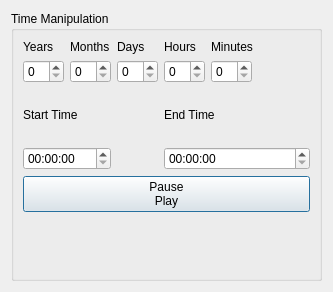
<?xml version="1.0" encoding="UTF-8"?>
<ui version="4.0">
 <class>Dialog</class>
 <widget class="QDialog" name="Dialog">
  <property name="geometry">
   <rect>
    <x>0</x>
    <y>0</y>
    <width>333</width>
    <height>292</height>
   </rect>
  </property>
  <property name="windowTitle">
   <string>Dialog</string>
  </property>
  <layout class="QGridLayout" name="gridLayout">
   <item row="0" column="0">
    <widget class="QGroupBox" name="time_manipulation_group_box">
     <property name="sizePolicy">
      <sizepolicy hsizetype="Preferred" vsizetype="Preferred">
       <horstretch>0</horstretch>
       <verstretch>0</verstretch>
      </sizepolicy>
     </property>
     <property name="title">
      <string>Time Manipulation</string>
     </property>
     <layout class="QGridLayout" name="gridLayout_7">
      <item row="1" column="3">
       <widget class="QSpinBox" name="hours_selector_2">
        <property name="toolTip">
         <string>Hours</string>
        </property>
       </widget>
      </item>
      <item row="0" column="3">
       <widget class="QLabel" name="hours_label_2">
        <property name="sizePolicy">
         <sizepolicy hsizetype="Preferred" vsizetype="Fixed">
          <horstretch>0</horstretch>
          <verstretch>0</verstretch>
         </sizepolicy>
        </property>
        <property name="text">
         <string>Hours</string>
        </property>
       </widget>
      </item>
      <item row="5" column="0" colspan="7">
       <widget class="QPushButton" name="pause_play_button_2">
        <property name="sizePolicy">
         <sizepolicy hsizetype="Ignored" vsizetype="Fixed">
          <horstretch>0</horstretch>
          <verstretch>0</verstretch>
         </sizepolicy>
        </property>
        <property name="toolTip">
         <string>Pause/Play Live View</string>
        </property>
        <property name="text">
         <string>Pause
Play</string>
        </property>
        <property name="shortcut">
         <string>Ctrl+Space</string>
        </property>
        <property name="checkable">
         <bool>true</bool>
        </property>
       </widget>
      </item>
      <item row="1" column="4">
       <widget class="QSpinBox" name="minutes_selector_2">
        <property name="toolTip">
         <string>Minutes</string>
        </property>
       </widget>
      </item>
      <item row="3" column="3" colspan="4">
       <widget class="QTimeEdit" name="start_time_select_3"/>
      </item>
      <item row="1" column="0">
       <widget class="QSpinBox" name="years_selector_2">
        <property name="toolTip">
         <string>Years</string>
        </property>
       </widget>
      </item>
      <item row="0" column="2">
       <widget class="QLabel" name="days_label_2">
        <property name="sizePolicy">
         <sizepolicy hsizetype="Preferred" vsizetype="Fixed">
          <horstretch>0</horstretch>
          <verstretch>0</verstretch>
         </sizepolicy>
        </property>
        <property name="text">
         <string>Days</string>
        </property>
       </widget>
      </item>
      <item row="0" column="0">
       <widget class="QLabel" name="years_label_2">
        <property name="sizePolicy">
         <sizepolicy hsizetype="Preferred" vsizetype="Fixed">
          <horstretch>0</horstretch>
          <verstretch>0</verstretch>
         </sizepolicy>
        </property>
        <property name="text">
         <string>Years</string>
        </property>
       </widget>
      </item>
      <item row="1" column="2">
       <widget class="QSpinBox" name="days_selector_2">
        <property name="toolTip">
         <string>Days</string>
        </property>
       </widget>
      </item>
      <item row="2" column="3" colspan="4">
       <widget class="QLabel" name="label">
        <property name="text">
         <string>End Time</string>
        </property>
       </widget>
      </item>
      <item row="0" column="4" colspan="2">
       <widget class="QLabel" name="minutes_label_2">
        <property name="sizePolicy">
         <sizepolicy hsizetype="Preferred" vsizetype="Fixed">
          <horstretch>0</horstretch>
          <verstretch>0</verstretch>
         </sizepolicy>
        </property>
        <property name="text">
         <string>Minutes</string>
        </property>
       </widget>
      </item>
      <item row="1" column="1">
       <widget class="QSpinBox" name="months_selector_2">
        <property name="toolTip">
         <string>Months</string>
        </property>
       </widget>
      </item>
      <item row="2" column="0" colspan="2">
       <widget class="QLabel" name="start_time_label_2">
        <property name="text">
         <string>Start Time</string>
        </property>
       </widget>
      </item>
      <item row="0" column="1">
       <widget class="QLabel" name="months_label_2">
        <property name="sizePolicy">
         <sizepolicy hsizetype="Preferred" vsizetype="Fixed">
          <horstretch>0</horstretch>
          <verstretch>0</verstretch>
         </sizepolicy>
        </property>
        <property name="text">
         <string>Months</string>
        </property>
       </widget>
      </item>
      <item row="3" column="0" colspan="2">
       <widget class="QTimeEdit" name="start_time_select_2"/>
      </item>
      <item row="6" column="2">
       <widget class="PyDMDrawingRectangle" name="live_view_indicator">
        <property name="toolTip">
         <string/>
        </property>
       </widget>
      </item>
     </layout>
    </widget>
   </item>
  </layout>
 </widget>
 <customwidgets>
  <customwidget>
   <class>PyDMDrawingRectangle</class>
   <extends>QWidget</extends>
   <header>pydm.widgets.drawing</header>
  </customwidget>
 </customwidgets>
 <resources/>
 <connections/>
</ui>
